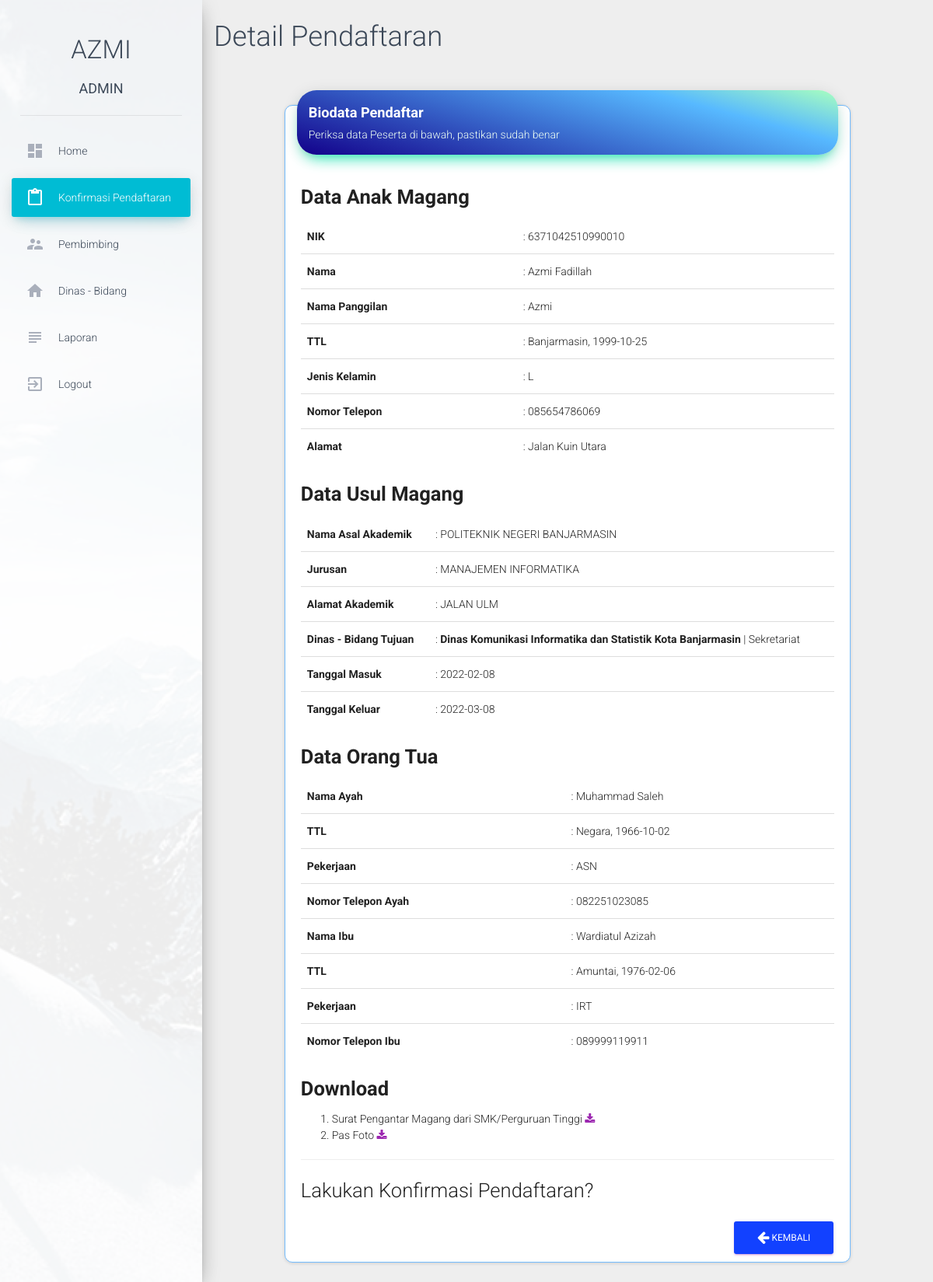
The page /dashboard/index.php?page=28&ida=23&idd=12 (signed in) on the database its author committed.
### tables this page shows
CREATE TABLE `pendaftaran` (
  `Id` int(11) NOT NULL,
  `nik` char(25) NOT NULL,
  `nama` varchar(100) DEFAULT NULL,
  `nama_panggilan` varchar(50) DEFAULT NULL,
  `tempat_lahir` varchar(50) DEFAULT NULL,
  `tanggal_lahir` date DEFAULT NULL,
  `jenis_kelamin` char(1) DEFAULT NULL,
  `telepon` varchar(15) NOT NULL,
  `alamat` text NOT NULL,
  `nama_akademik` varchar(200) NOT NULL,
  `jurusan_akademik` varchar(200) NOT NULL,
  `alamat_akademik` text NOT NULL,
  `tgl_masuk` date NOT NULL,
  `tgl_keluar` date NOT NULL,
  `id_dinas` int(11) NOT NULL,
  `nama_ayah` varchar(255) DEFAULT NULL,
  `tempat_lahir_ayah` varchar(255) DEFAULT NULL,
  `tanggal_lahir_ayah` date DEFAULT NULL,
  `pekerjaan_ayah` varchar(255) DEFAULT NULL,
  `telp_ayah` varchar(15) DEFAULT NULL,
  `nama_ibu` varchar(255) DEFAULT NULL,
  `tempat_lahir_ibu` varchar(255) DEFAULT NULL,
  `tanggal_lahir_ibu` date DEFAULT NULL,
  `pekerjaan_ibu` varchar(255) DEFAULT NULL,
  `telp_ibu` varbinary(15) DEFAULT NULL,
  `upload_surat` varchar(255) DEFAULT NULL,
  `upload_foto` varchar(255) DEFAULT NULL
);

CREATE TABLE `dinas` (
  `Id` int(11) NOT NULL,
  `nama_dinas` varchar(150) NOT NULL,
  `nama_bidang` varchar(150) NOT NULL
);

### dashboard/include/detail_pendaftaran.php (the view, shortened to what this page needs)
<?php
$queryAkun         =    "SELECT * FROM akun WHERE id_user=$ida";
$queryDaftar    =    "SELECT * FROM pendaftaran WHERE id=$idd";
$queryDetail    =     "SELECT * FROM detail_pendaftaran WHERE id_user=$idd";
$execAkun        = mysqli_query($conn, $queryAkun);
$execDaftar        = mysqli_query($conn, $queryDaftar);
$execDetail        = mysqli_query($conn, $queryDetail);
if ($execAkun && $execDaftar && $execDetail) {
    $daftar     = mysqli_fetch_array($execDaftar);
} else {
    echo mysqli_error($conn);
}
?>
<h2>Detail Pendaftaran</h2>
<div class="col-sm-12 col-md-8 col-lg-10 col-lg-offset-1">
    <div class="card" style="margin-top: 50px">
        <div class="card-header" data-background-color="gb">
            <h4 class="title"><b>Biodata Pendaftar</b></h4>
            <p class="category">Periksa data Peserta di bawah, pastikan sudah benar</p>
        </div>
        <div class="card-content table-responsive">
            <h3 style="overflow: hidden;"><b>Data Anak Magang</b></h3>
            <table class="table table-hover">
                <tbody>
                    <tr>
                        <td><b>NIK</b></td>
                        <td>: <?php echo $daftar['nik']; ?> </td>
                    </tr>
                    <tr>
                        <td><b>Nama</b></td>
                        <td>: <?php echo $daftar['nama']; ?></td>
                    </tr>
                    <tr>
                        <td><b>Nama Panggilan</b></td>
                        <td>: <?php echo $daftar['nama_panggilan'];; ?></td>
                    </tr>
                    <tr>
                        <td><b>TTL</b></td>
                        <td>: <?php echo $daftar['tempat_lahir'] . ", " . $daftar['tanggal_lahir'];; ?></td>
                    </tr>
                    <tr>
                        <td><b>Jenis Kelamin</b></td>
                        <td>: <?php echo $daftar['jenis_kelamin']; ?></td>
                    </tr>
                    <tr>
                        <td><b>Nomor Telepon</b></td>
                        <td>: <?php echo $daftar['telepon']; ?></td>
                    </tr>
                    <tr>
                        <td><b>Alamat</b></td>
                        <td>: <?php echo $daftar['alamat']; ?></td>
                    </tr>
                </tbody>
            </table>
            <h3 style="overflow: hidden;"><b>Data Usul Magang</b></h3>
            <table class="table table-hover">
                <tbody>
                    <tr>
                        <td><b>Nama Asal Akademik</b></td>
                        <td>: <?php echo $daftar['nama_akademik']; ?> </td>
                    </tr>
                    <tr>
                        <td><b>Jurusan</b></td>
                        <td>: <?php echo $daftar['jurusan_akademik']; ?></td>
                    </tr>
                    <tr>
                        <td><b>Alamat Akademik</b></td>
                        <td>: <?php echo $daftar['alamat_akademik'];; ?></td>
                    </tr>
                    <?php $sql = $conn->query("SELECT * FROM dinas where Id = $daftar[id_dinas]");
                    $data = $sql->fetch_assoc();
                    ?>
                    <tr>
                        <td><b>Dinas - Bidang Tujuan</b></td>
                        <td>: <b><?php echo $data['nama_dinas']; ?></b> | <?php echo $data['nama_bidang']; ?></td>
                    </tr>
                    <tr>
                        <td><b>Tanggal Masuk</b></td>
                        <td>: <?php echo $daftar['tgl_masuk']; ?></td>
                    </tr>
                    <tr>
                        <td><b>Tanggal Keluar</b></td>
                        <td>: <?php echo $daftar['tgl_keluar']; ?></td>
                    </tr>
                </tbody>
            </table>
            <h3><b>Data Orang Tua</b></h3>
            <table class="table table-hover">
                <tbody>
                    <tr>
                        <td><b>Nama Ayah</b></td>
                        <td>: <?php echo $daftar['nama_ayah']; ?></td>
                    </tr>
                    <tr>
                        <td><b>TTL</b></td>
                        <td>: <?php echo $daftar['tempat_lahir_ayah'] . ", " . $daftar['tanggal_lahir_ayah']; ?></td>
                    </tr>
                    <tr>
                        <td><b>Pekerjaan</b></td>
                        <td>: <?php echo $daftar['pekerjaan_ayah']; ?></td>
                    </tr>
                    <tr>
                        <td><b>Nomor Telepon Ayah</b></td>
                        <td>: <?php echo $daftar['telp_ayah']; ?></td>
                    </tr>
                    <tr>
                        <td><b>Nama Ibu</b></td>
                        <td>: <?php echo $daftar['nama_ibu']; ?></td>
                    </tr>
                    <tr>
                        <td><b>TTL</b></td>
                        <td>: <?php echo $daftar['tempat_lahir_ibu'] . ", " . $daftar['tanggal_lahir_ibu']; ?></td>
                    </tr>
                    <tr>
                        <td><b>Pekerjaan</b></td>
                        <td>: <?php echo $daftar['pekerjaan_ibu']; ?></td>
                    </tr>
                    <tr>
                        <td><b>Nomor Telepon Ibu</b></td>
                        <td>: <?php echo $daftar['telp_ibu']; ?></td>
                    </tr>
                </tbody>
            </table>
            <h3><b>Download</b></h3>
            <ol>
                <li>Surat Pengantar Magang dari SMK/Perguruan Tinggi <a href="<?php echo '../assets/uploads/' . $daftar['upload_surat'];  ?>" title="Download Akte Kelahiran" target="_blank"><i class="fa fa-download"></i></a></li>
                <li>Pas Foto <a href="<?php echo '../assets/uploads/' . $daftar['upload_foto'];  ?>" title="Download Akte Kelahiran" target="_blank"><i class="fa fa-download"></i></a></li>
            </ol>
            <hr>
            <h3>Lakukan Konfirmasi Pendaftaran?</h3>
            <a href="index.php?page=7" class="btn btn-primary pull-right"><i class="fa fa-arrow-left"></i> Kembali</a>

### dashboard/index.php (shortened to what this page needs)
<?php
$role = "";
if ($_SESSION['role_user'] == 0) {
    $role = "Admin";
}
$getPage = $_GET['page'];
switch ($getPage) {
    case 28:
        $page               = "include/detail_pendaftaran.php";
        $idd                = $_GET['idd'];
        break;
}
?>
<!doctype html>
<html lang="en">
<head>
    <?php
    include "include/libs.php";
    ?>
</head>
<body>
    <div class="wrapper">
        <div class="sidebar" data-color="blue" data-image="../assets/img/sidebar-1.jpg">
            <div class="logo">
                <a href="index.php?page=1" class="simple-text">
                    <div class="profile-info">
                        <h3><?php $role == "Admin" ? print($nama_admin) : print($nama_panggilan); ?></h3>
                        <h7><?php echo $role; ?></h7>
                    </div>
                </a>
            </div>
            <div class="sidebar-wrapper">
                <ul class="nav">
                    <li class="<?php $_SESSION['active'] == 1 ? print("active") : print("") ?>">
                        <a href="index.php?page=1">
                            <i class="material-icons">dashboard</i>
                            <p>Home</p>
                        </a>
                    </li>
                    <?php
                    if ($role == "Admin") {
                    ?>
                        <li class="<?php $_SESSION['active'] == 4 ? print("active") : print("") ?>">
                            <a href="index.php?page=7">
                                <i class="material-icons">content_paste</i>
                                <p>Konfirmasi Pendaftaran </p>
                            </a>
                        </li>
                        <li class="<?php $_SESSION['active'] == 13 ? print("active") : print("") ?>">
                            <a href="index.php?page=25">
                                <i class="material-icons">supervisor_account</i>
                                <p>Pembimbing</p>
                            </a>
                        </li>
                        <li class="<?php $_SESSION['active'] == 14 ? print("active") : print("") ?>">
                            <a href="index.php?page=26">
                                <i class="material-icons">home</i>
                                <p>Dinas - Bidang</p>
                            </a>
                        </li>
                        <li class="<?php $_SESSION['active'] == 9 ? print("active") : print("") ?>">
                            <a href="index.php?page=18">
                                <i class="material-icons">subject</i>
                                <p>Laporan</p>
                            </a>
                        </li>
                    <?php
                    }
                    ?>
                    <li>
                        <a href="../logout.php">
                            <i class="material-icons text-gray">exit_to_app</i>
                            <p>Logout</p>
                        </a>
                    </li>
                </ul>
            </div>
        </div>
        <div class="main-panel">
            <div class="content">
                <div class="container-fluid">
                    <?php
                    include $page;
                    ?>
                </div>
            </div>
        </div>
    </div>
</body>
</html>

### dashboard/include/libs.php (shortened to what this page needs)
<link href="../assets/css/bootstrap.min.css" rel="stylesheet" />
<link href="../assets/css/material-dashboard.css?v=1.2.0" rel="stylesheet" />
<link href="../assets/css/demo.css" rel="stylesheet" />
<link href="../assets/css/font-awesome.min.css" rel="stylesheet">

### rows shown on the page
pendaftaran: nik "6371042510990010", nama "Azmi Fadillah", nama_panggilan "Azmi", tempat_lahir "Banjarmasin", tanggal_lahir "1999-10-25", jenis_kelamin "L", telepon "085654786069", alamat "Jalan Kuin Utara", nama_akademik "POLITEKNIK NEGERI BANJARMASIN", jurusan_akademik "MANAJEMEN INFORMATIKA", alamat_akademik "JALAN ULM", tgl_masuk "2022-02-08", tgl_keluar "2022-03-08", nama_ayah "Muhammad Saleh", tempat_lahir_ayah "Negara", tanggal_lahir_ayah "1966-10-02", pekerjaan_ayah "ASN", telp_ayah "082251023085", nama_ibu "Wardiatul Azizah", tempat_lahir_ibu "Amuntai", tanggal_lahir_ibu "1976-02-06", pekerjaan_ibu "IRT", telp_ibu "089999119911"
dinas: nama_dinas "Dinas Komunikasi Informatika dan Statistik Kota Banjarmasin", nama_bidang "Sekretariat"

### other values the page prints
$nama_admin "AZMI"
$role "ADMIN"
